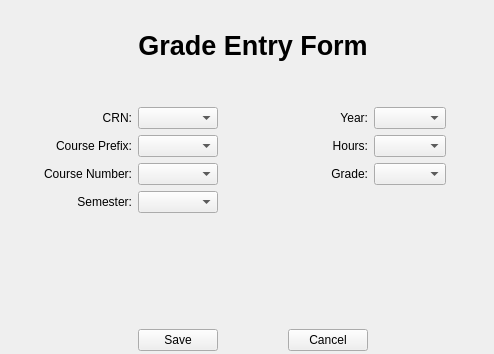
<?xml version="1.0" encoding="UTF-8"?>
<ui version="4.0">
 <class>AddEditWindow</class>
 <widget class="QWidget" name="AddEditWindow">
  <property name="geometry">
   <rect>
    <x>0</x>
    <y>0</y>
    <width>494</width>
    <height>354</height>
   </rect>
  </property>
  <property name="windowTitle">
   <string>Form</string>
  </property>
  <widget class="QWidget" name="gridLayoutWidget">
   <property name="geometry">
    <rect>
     <x>0</x>
     <y>10</y>
     <width>491</width>
     <height>341</height>
    </rect>
   </property>
   <layout class="QGridLayout" name="gridLayout">
    <item row="8" column="3">
     <spacer name="horizontalSpacer_3">
      <property name="orientation">
       <enum>Qt::Orientation::Horizontal</enum>
      </property>
      <property name="sizeHint" stdset="0">
       <size>
        <width>40</width>
        <height>20</height>
       </size>
      </property>
     </spacer>
    </item>
    <item row="4" column="4">
     <widget class="QLabel" name="label_6">
      <property name="text">
       <string>Hours:</string>
      </property>
      <property name="alignment">
       <set>Qt::AlignmentFlag::AlignRight|Qt::AlignmentFlag::AlignTrailing|Qt::AlignmentFlag::AlignVCenter</set>
      </property>
     </widget>
    </item>
    <item row="4" column="2">
     <widget class="QComboBox" name="prefixCombo">
      <property name="editable">
       <bool>false</bool>
      </property>
     </widget>
    </item>
    <item row="2" column="1" colspan="5">
     <spacer name="verticalSpacer_2">
      <property name="orientation">
       <enum>Qt::Orientation::Vertical</enum>
      </property>
      <property name="sizeType">
       <enum>QSizePolicy::Policy::Fixed</enum>
      </property>
      <property name="sizeHint" stdset="0">
       <size>
        <width>20</width>
        <height>40</height>
       </size>
      </property>
     </spacer>
    </item>
    <item row="5" column="1">
     <widget class="QLabel" name="label_4">
      <property name="text">
       <string>Course Number:</string>
      </property>
      <property name="alignment">
       <set>Qt::AlignmentFlag::AlignRight|Qt::AlignmentFlag::AlignTrailing|Qt::AlignmentFlag::AlignVCenter</set>
      </property>
     </widget>
    </item>
    <item row="6" column="2">
     <widget class="QComboBox" name="semesterCombo"/>
    </item>
    <item row="8" column="2">
     <widget class="QPushButton" name="saveButton">
      <property name="text">
       <string>Save</string>
      </property>
     </widget>
    </item>
    <item row="0" column="1" colspan="5">
     <spacer name="verticalSpacer_3">
      <property name="orientation">
       <enum>Qt::Orientation::Vertical</enum>
      </property>
      <property name="sizeType">
       <enum>QSizePolicy::Policy::Fixed</enum>
      </property>
      <property name="sizeHint" stdset="0">
       <size>
        <width>20</width>
        <height>20</height>
       </size>
      </property>
     </spacer>
    </item>
    <item row="8" column="4">
     <widget class="QPushButton" name="cancelButton">
      <property name="text">
       <string>Cancel</string>
      </property>
     </widget>
    </item>
    <item row="3" column="1">
     <widget class="QLabel" name="label_2">
      <property name="text">
       <string>CRN:</string>
      </property>
      <property name="alignment">
       <set>Qt::AlignmentFlag::AlignRight|Qt::AlignmentFlag::AlignTrailing|Qt::AlignmentFlag::AlignVCenter</set>
      </property>
     </widget>
    </item>
    <item row="3" column="4">
     <widget class="QLabel" name="label_5">
      <property name="text">
       <string>Year:</string>
      </property>
      <property name="alignment">
       <set>Qt::AlignmentFlag::AlignRight|Qt::AlignmentFlag::AlignTrailing|Qt::AlignmentFlag::AlignVCenter</set>
      </property>
     </widget>
    </item>
    <item row="5" column="2">
     <widget class="QComboBox" name="numberCombo">
      <property name="editable">
       <bool>false</bool>
      </property>
     </widget>
    </item>
    <item row="5" column="4">
     <widget class="QLabel" name="label_7">
      <property name="text">
       <string>Grade:</string>
      </property>
      <property name="alignment">
       <set>Qt::AlignmentFlag::AlignRight|Qt::AlignmentFlag::AlignTrailing|Qt::AlignmentFlag::AlignVCenter</set>
      </property>
     </widget>
    </item>
    <item row="6" column="1">
     <widget class="QLabel" name="label_8">
      <property name="text">
       <string>Semester:</string>
      </property>
      <property name="alignment">
       <set>Qt::AlignmentFlag::AlignRight|Qt::AlignmentFlag::AlignTrailing|Qt::AlignmentFlag::AlignVCenter</set>
      </property>
     </widget>
    </item>
    <item row="5" column="5">
     <widget class="QComboBox" name="gradeCombo"/>
    </item>
    <item row="4" column="0">
     <spacer name="horizontalSpacer_4">
      <property name="orientation">
       <enum>Qt::Orientation::Horizontal</enum>
      </property>
      <property name="sizeHint" stdset="0">
       <size>
        <width>40</width>
        <height>20</height>
       </size>
      </property>
     </spacer>
    </item>
    <item row="4" column="1">
     <widget class="QLabel" name="label_3">
      <property name="text">
       <string>Course Prefix:</string>
      </property>
      <property name="alignment">
       <set>Qt::AlignmentFlag::AlignRight|Qt::AlignmentFlag::AlignTrailing|Qt::AlignmentFlag::AlignVCenter</set>
      </property>
     </widget>
    </item>
    <item row="4" column="5">
     <widget class="QComboBox" name="hoursCombo"/>
    </item>
    <item row="7" column="1" colspan="5">
     <spacer name="verticalSpacer">
      <property name="orientation">
       <enum>Qt::Orientation::Vertical</enum>
      </property>
      <property name="sizeHint" stdset="0">
       <size>
        <width>20</width>
        <height>40</height>
       </size>
      </property>
     </spacer>
    </item>
    <item row="1" column="2" colspan="3">
     <widget class="QLabel" name="label">
      <property name="font">
       <font>
        <pointsize>20</pointsize>
        <bold>true</bold>
       </font>
      </property>
      <property name="text">
       <string>Grade Entry Form</string>
      </property>
      <property name="alignment">
       <set>Qt::AlignmentFlag::AlignCenter</set>
      </property>
     </widget>
    </item>
    <item row="3" column="5">
     <widget class="QComboBox" name="yearCombo"/>
    </item>
    <item row="4" column="6">
     <spacer name="horizontalSpacer_5">
      <property name="orientation">
       <enum>Qt::Orientation::Horizontal</enum>
      </property>
      <property name="sizeHint" stdset="0">
       <size>
        <width>40</width>
        <height>20</height>
       </size>
      </property>
     </spacer>
    </item>
    <item row="1" column="0" colspan="2">
     <spacer name="horizontalSpacer">
      <property name="orientation">
       <enum>Qt::Orientation::Horizontal</enum>
      </property>
      <property name="sizeHint" stdset="0">
       <size>
        <width>40</width>
        <height>20</height>
       </size>
      </property>
     </spacer>
    </item>
    <item row="1" column="5" colspan="2">
     <spacer name="horizontalSpacer_2">
      <property name="orientation">
       <enum>Qt::Orientation::Horizontal</enum>
      </property>
      <property name="sizeHint" stdset="0">
       <size>
        <width>40</width>
        <height>20</height>
       </size>
      </property>
     </spacer>
    </item>
    <item row="3" column="2">
     <widget class="QComboBox" name="crnCombo">
      <property name="editable">
       <bool>false</bool>
      </property>
     </widget>
    </item>
   </layout>
  </widget>
 </widget>
 <resources/>
 <connections/>
</ui>
